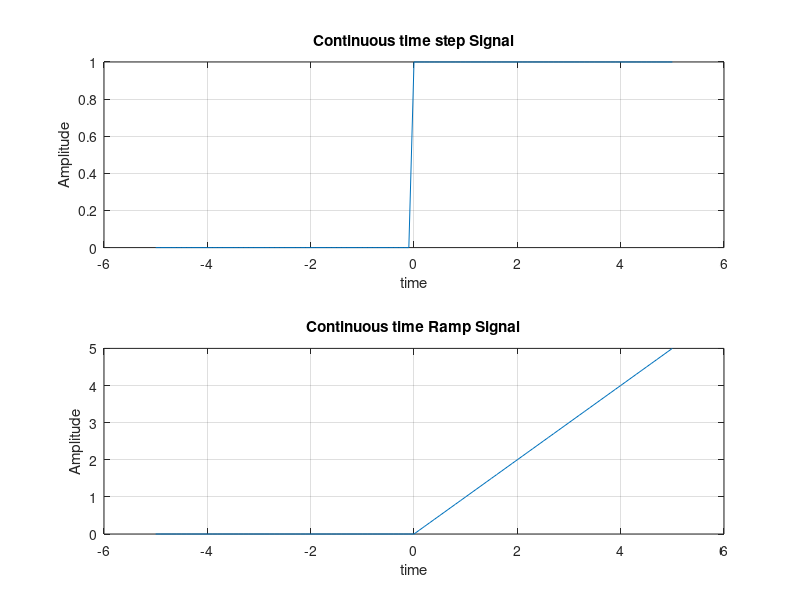

MATLAB code for this plot:
%{
Write a MATLAB program to generate and display continuous 
time step and ramp signals.
%}

clc;clear;close all;
t = -5:0.1:5; % Time vector from -5 to 5 seconds with a step of 0.1
x1 = 0; x2 = 1;
ut = x2.*(t>=0) + x1.*(t<0);
subplot(2,1,1);
plot(t,ut);grid on;
xlabel('time');ylabel('Amplitude');
title('Continuous time step Signal');
x1 = 0;x2 = t;
rt = x2.*(t>=0) + x1.*(t<0);
subplot(2,1,2);
plot(t, rt); grid on;
xlabel('time'); ylabel('Amplitude');
title('Continuous time Ramp Signal');